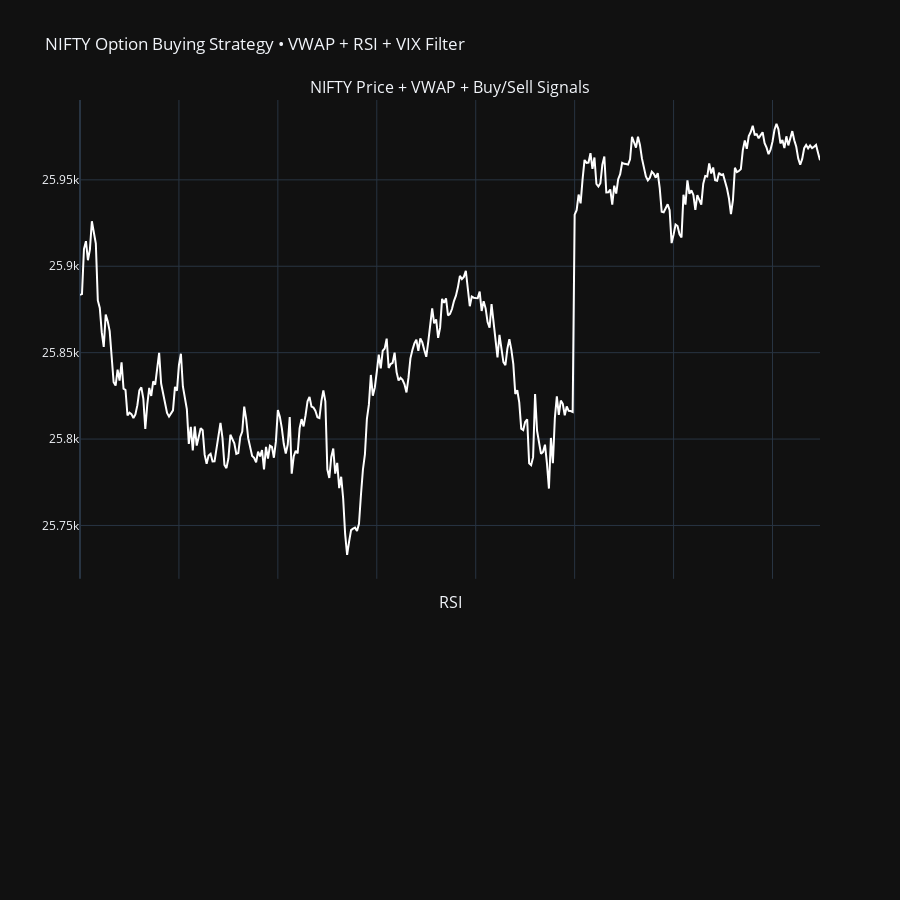

The notebook cell saved with this chart:
### Code cell
import pandas as pd
from plotly.subplots import make_subplots
import plotly.graph_objects as go
NIFTY.reset_index()

fig = make_subplots(
    rows=2, cols=1,
    shared_xaxes=True,
    row_heights=[0.7, 0.3],
    vertical_spacing=0.05,
    subplot_titles=("NIFTY Price + VWAP + Buy/Sell Signals", "RSI")
)

fig.add_trace(
    go.Scatter(
        x=NIFTY.index,                # ✅ index only → curve unchanged
        y=NIFTY['Close'],
        name='Close',
        customdata=NIFTY['Datetime'],           # 👈 attach datetime here
        hovertemplate=
            "<b>Date:</b> %{customdata}<br>" +
            "<b>Close:</b> %{y}<br>" +
            "<extra></extra>",
        line=dict(color='white', width=2)
    ),
    row=1, col=1
)


fig.update_layout(
    height=900,
    template='plotly_dark',
    title="NIFTY Option Buying Strategy • VWAP + RSI + VIX Filter",
    xaxis_rangeslider_visible=False,
    legend=dict(
        orientation="h",
        yanchor="bottom",
        y=1.02,
        xanchor="right",
        x=1
    )
)

fig.show()

### Figure 1 — Plotly figure (JSON) as saved in the notebook; plotly's stock layout.template omitted (floating-point values rounded to 4 significant figures; data arrays with more than 128 entries replaced by an {"elided": "..."} marker saying what was removed)
{"data": [{"customdata": {"elided": "375 str values"}, "hovertemplate": "<b>Date:</b> %{customdata}<br><b>Close:</b> %{y}<br><extra></extra>", "line": {"color": "white", "width": 2}, "name": "Close", "type": "scatter", "x": {"elided": "375 int values"}, "xaxis": "x", "y": {"elided": "375 float values"}, "yaxis": "y"}], "layout": {"annotations": [{"font": {"size": 16}, "showarrow": false, "text": "NIFTY Price + VWAP + Buy/Sell Signals", "x": 0.5, "xanchor": "center", "xref": "paper", "y": 1.0, "yanchor": "bottom", "yref": "paper"}, {"font": {"size": 16}, "showarrow": false, "text": "RSI", "x": 0.5, "xanchor": "center", "xref": "paper", "y": 0.285, "yanchor": "bottom", "yref": "paper"}], "height": 900, "legend": {"orientation": "h", "x": 1, "xanchor": "right", "y": 1.02, "yanchor": "bottom"}, "title": {"text": "NIFTY Option Buying Strategy • VWAP + RSI + VIX Filter"}, "xaxis": {"anchor": "y", "domain": [0, 1], "matches": "x2", "rangeslider": {"visible": false}, "showticklabels": false}, "xaxis2": {"anchor": "y2", "domain": [0, 1]}, "yaxis": {"anchor": "x", "domain": [0.335, 1.0]}, "yaxis2": {"anchor": "x2", "domain": [0, 0.285]}}}
